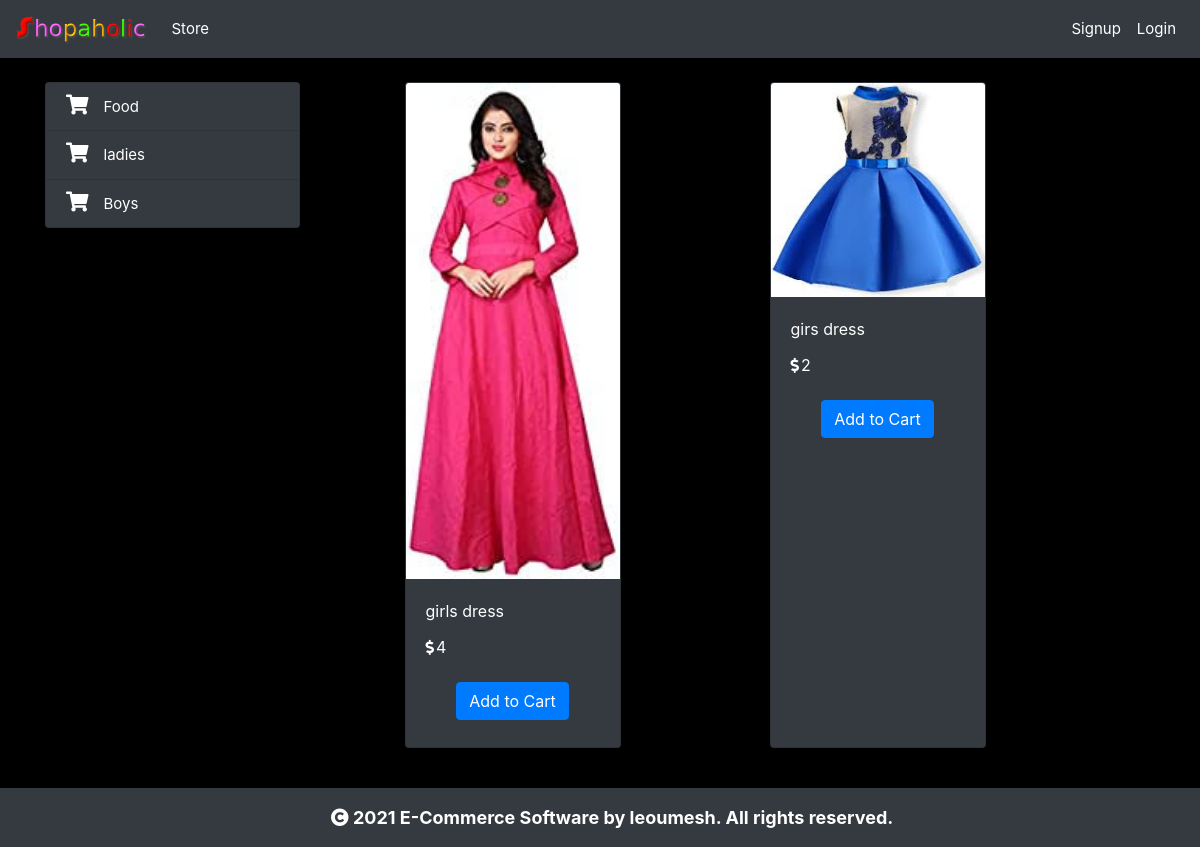
The app's page /?category=2 with its own data.
### core/models.py (models this page shows, shortened)
class Category(models.Model):
    name = models.CharField(max_length=200, blank=False)
    class Meta:
        verbose_name_plural = "Categories"
    def __str__(self):
        return self.name

class Product(models.Model):
    name = models.CharField(max_length=200, blank=False)
    price = models.IntegerField(default=0, blank=False)
    category = models.ForeignKey(Category, on_delete=models.CASCADE,)
    description = models.TextField(max_length=600, blank=False)
    image = models.ImageField(null=True)

### core/views.py (the view)
# urls.py: path('', views.homePage, name="home"),
def homePage(request):
    if request.method == 'POST':
        product = request.POST.get('product')
        remove = request.POST.get('remove')
        cart = request.session.get('cart')
        if cart:
            quantity = cart.get(product)
            if quantity:
                if remove:
                    if quantity <= 1:
                        cart.pop(product)
                    else:
                        cart[product] = quantity - 1
                else:
                    cart[product] = quantity + 1
            else:
                cart[product] = 1
        else:
            cart = {}
            cart[product] = 1
        request.session['cart'] = cart
        print(request.session['cart'])
        return redirect('home')
    else:
        products = None
        categories = Category.objects.all()
        category_id = request.GET.get('category')
        if category_id:
            products = Product.objects.filter(category=category_id)
        else:
            products = Product.objects.all()
        context = {'products': products, 'categories': categories}
        print("Your Email Address is: ", request.session.get('email'))
        return render(request, 'core/home.html', context)

### core/templates/core/home.html (shortened to what this page needs)
{% extends 'core/base.html' %}
{% load cart %}
{% block content %}
<div class="container mt-4">
    <div class="row">
        <div class="col-lg-3">
            <div class="list-group" id="myList">
                {% for category in categories %}
                <a href="/?category={{category.id}}" class="list-group-item text-white" style="background: #343a40">
                    <i class="fa fa-shopping-cart" style="margin-right: 15px; font-size: 20px;"></i>{{category.name}}</a>
                {% endfor %}
            </div>
        </div>
        <div id="products" class="col-lg-8">
            <div class="row mx-auto">
                {% for product in products %}
                <div class="card mx-auto mb-4 bg-dark" style="width: 13.5rem;">
                    <a href="#{{product.name}}" data-toggle="modal">
                        <img src="{{product.image.url}}" class="card-img-top hover_img"></a>
                    <div class="card-body text-white">
                        <p class="card-title">{{product.name}}</p>
                        <p class="card-text"><i class="fas fa-dollar-sign" style="margin-right: 2px; font-size: 15px;"></i>{{product.price}}</p>
                        {% if product|is_in_cart:request.session.cart %}
        <div class="row no-gutters">
        <form action="/" method="post" class="col-lg-2">
            {% csrf_token %}
            <input hidden type="text" value="{{product.id}}" name="product">
            <input hidden type="text" value="True" name="remove">
            <input type="submit" value="-" class="btn btn-dark btn-block">
        </form>
        <div class=" text-center mt-2 text-white col">{{product|cart_quantity:request.session.cart}} in Cart</div>
        <form action="/" method="post" class="col-lg-2">
            {% csrf_token %}
            <input hidden type="text" value="{{product.id}}" name="product">
            <input type="submit" value="+" class="btn btn-dark btn-block">
        </form>
    </div>
    {% else %}
    <form method="post" action="/" class="btn btn-block">
        <input type="submit" class="btn btn-primary" value="Add to Cart">
    </form>
    {% endif %}
                    </div>
                </div>
                {% endfor %}
            </div>
        </div>
    </div>
</div>
{% endblock %}

### core/templates/core/base.html (style rules this page uses)
a { font-size: 15px; }
body { background-color: #000000; }
.hover_img { transition: transform .5s ease; }

### records on screen
Category: name "Food"
Category: name "ladies"
Category: name "Boys"
Product: image (picture), name "girls dress", price "4"
Product: image (picture), name "girs dress", price "2"
